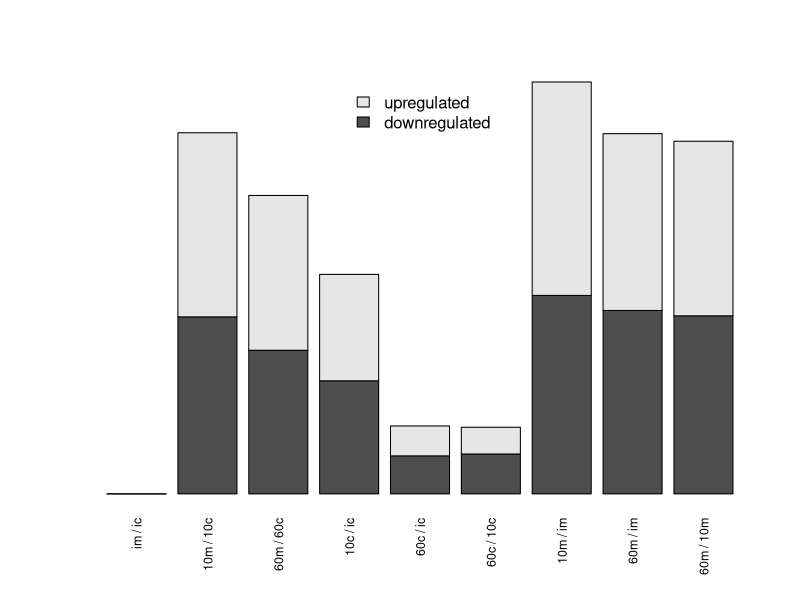

Source code (R): (Note: this script raises an error after producing the figure.)
# bar plot: counts of significantly differentially expressed genes 
# data is manually entered

# 3/14/2020 : manual entry for FDR alpha = 0.01


# [MANUAL ENTRY] number of genes LFC > 0 (up) and LFC < 0 (down), read from summary.txt files
up0 = 0 # 0M vs 0C
down0 = 0
up10 =  1379 # 10M vs 10C
down10 = 1326
up60 =  1159 # 60M vs 60C
down60 = 1076

# Pairwise controls
up_c10_c0 = 797 # 10C vs. 0C
down_c10_c0 = 847
up_c60_c0  = 224 # 60C vs. 0C
down_c60_c0 = 285
up_c60_c10 = 200 # 60C vs. 10C
down_c60_c10 = 299 

# Pairwise mucus
up_m10_m0 = 1599 # 10M vs. 0M
down_m10_m0 = 1486
up_60m_m0 = 1324 # 60M vs. 0M
down_60m_m0 = 1374 
up_m60_m10 = 1307 # 60M vs. 10M
down_m60_m10 = 1334


# aggregate gene counts into labeled matrix
up <- c(up0,up10,up60,   up_c10_c0,up_c60_c0,up_c60_c10,    up_m10_m0,up_60m_m0,up_m60_m10)
down <- c(down0,down10,down60,   down_c10_c0,down_c60_c0,down_c60_c10,    down_m10_m0,down_60m_m0,down_m60_m10)
counts <- matrix(c(down,up),nrow = length(up),ncol = 2)
counts <- t(counts) # transpose
rownames(counts) <- c("downregulated","upregulated")

# plot
pdf(file=paste(save_dir,"bar_DE_genecounts_all.pdf",sep=""), width=6, height=5) # to save -- need to be polished
        barplot(counts, 
                main=paste("Number of significantly differentially expressed genes","\n(log2 fc threshold = none; padj < )",alpha_change),
                names.arg = c("im / ic","10m / 10c","60m / 60c",   "10c / ic","60c / ic","60c / 10c",     "10m / im","60m / im","60m / 10m"),
                ylab = "Number of genes",
                legend.text = c(rownames(counts)),
                args.legend = list(x = "top" , bty = "n"),
                cex.names=0.75, las=2)
dev.off() # to save image